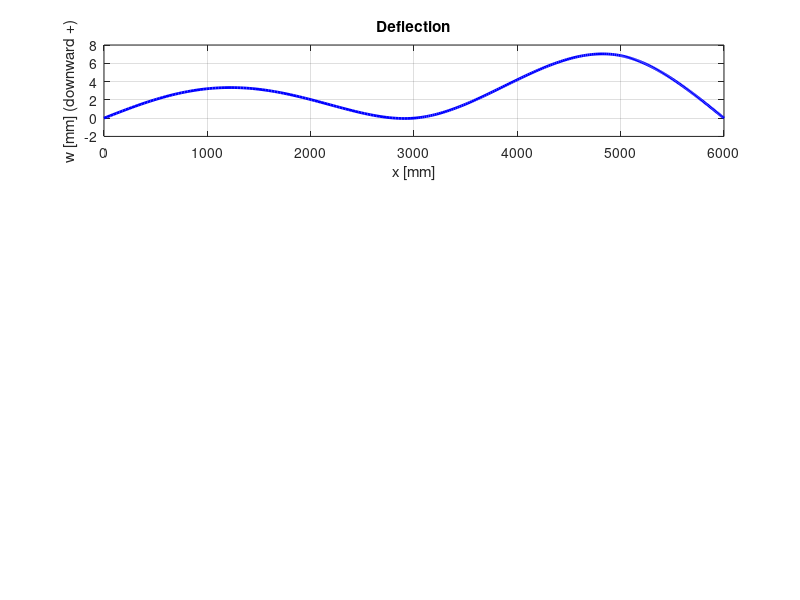

Recreate this plot in MATLAB. (Note: this script raises an error after producing the figure.)
% fem_beam_3elem.m -- Chapter 5: Worked Example
% Three-span continuous beam (from Analiza linijskog nosaca.pdf)
% Nodes: 1=0mm, 2=3000mm, 3=5000mm, 4=6000mm
% Cross-section: I-profile, I = 5481140 mm^4, z_max = 70 mm
% E = 210000 N/mm^2  -> EI in N*mm^2
% Loading: q = 10 N/mm (downward) on element 1 only
%          P = 30000 N (downward) at node 3
% BCs: pin at node 1 (w1=0), roller at node 2 (w2=0), roller at node 4 (w4=0)
%      rotations free at all nodes
% Sign convention: UPWARD-positive displacement and CCW-positive rotation
% (deflections downward will appear as negative values)
clear; clc; close all;

%% --- Parameters ---
E  = 210000;      % N/mm^2
Iy = 5481140;     % mm^4
EI = E * Iy;      % N*mm^2
z_max = 70;       % mm (half-height of I-section)

xn = [0; 3000; 5000; 6000];   % node coordinates [mm]
Le = diff(xn);                % element lengths: [3000, 2000, 1000] mm
nEl = 3;  nNodes = 4;  nDOF = 2*nNodes;
% DOF map: node i -> 2i-1 = w_i, 2i = theta_i
% DOFs: [w1 th1 w2 th2 w3 th3 w4 th4] = [1 2 3 4 5 6 7 8]

q1 = 10;      % N/mm, distributed load on element 1 (downward)
P  = 30000;   % N, concentrated load at node 3 (downward)

%% --- Element stiffness matrices ---
fprintf('=== Element Properties ===\n');
for e = 1:nEl
    L = Le(e);
    EIL3 = EI / L^3;
    ke{e} = EIL3 * [12,   6*L,  -12,   6*L;
                     6*L,  4*L^2, -6*L,  2*L^2;
                    -12,  -6*L,   12,  -6*L;
                     6*L,  2*L^2, -6*L,  4*L^2];
    fprintf('Element %d: L = %g mm, EI/L^3 = %.6g N/mm^3\n', e, L, EIL3);
    fprintf('  k_e(×10^-9) =\n'); disp(ke{e}*1e9);
end

%% --- Element load vectors ---
% Uniform load q on element 1 (downward -> negative in upward-positive convention)
L1 = Le(1);
fq1 = -q1 * L1/12 * [6; L1; 6; -L1];   % [N, N*mm, N, N*mm]
fprintf('Element 1 load vector (distributed q=%g N/mm):\n', q1);
fprintf('  fq1 = [%.4g; %.4g; %.4g; %.4g] [N or N*mm]\n\n', fq1(1),fq1(2),fq1(3),fq1(4));

%% --- Global assembly ---
K = zeros(nDOF);
for e = 1:nEl
    n1 = e; n2 = e+1;
    dofs = [2*n1-1, 2*n1, 2*n2-1, 2*n2];
    K(dofs, dofs) = K(dofs, dofs) + ke{e};
end

%% --- Global load vector ---
F = zeros(nDOF, 1);
% Distributed load on element 1 (DOFs 1,2,3,4)
F([1,2,3,4]) = F([1,2,3,4]) + fq1;
% Concentrated load at node 3, DOF 5 (w3), downward
F(5) = F(5) - P;

fprintf('=== Global Load Vector FG [N or N*mm] ===\n');
fprintf('  FG = ['); fprintf('%.4g ', F'); fprintf(']\n\n');

%% --- BCs: fixed DOFs = {1,3,7} (w1=0, w2=0, w4=0) ---
fixedDOFs = [1, 3, 7];
freeDOFs  = [2, 4, 5, 6, 8];

%% --- Reduced system ---
Kff = K(freeDOFs, freeDOFs);
Ff  = F(freeDOFs);

fprintf('=== Reduced 5x5 Stiffness Matrix Kff (×10^-9) ===\n');
disp(Kff * 1e9);
fprintf('Ff = ['); fprintf('%.4g ', Ff'); fprintf('] [N or N*mm]\n\n');

%% --- Solve ---
u_free = Kff \ Ff;
u = zeros(nDOF, 1);
u(freeDOFs) = u_free;

fprintf('=== Nodal DOFs ===\n');
labels = {'w1','th1','w2','th2','w3','th3','w4','th4'};
for i = 1:nDOF
    if any(fixedDOFs == i)
        fprintf('  %s = 0 (fixed)\n', labels{i});
    else
        fprintf('  %s = %+.6g', labels{i}, u(i));
        if mod(i,2)==1, fprintf(' mm\n'); else, fprintf(' rad\n'); end
    end
end

%% --- Reactions ---
R = K*u - F;
fprintf('\n=== Support Reactions ===\n');
fprintf('  R1 (w1): %+.4g N\n',  R(1));
fprintf('  R2 (w2): %+.4g N\n',  R(3));
fprintf('  R4 (w4): %+.4g N\n',  R(7));
fprintf('  Sum F_vertical: %.6g N (should be 0)\n\n', R(1)+R(3)+R(7)-P-q1*Le(1));

%% --- Internal fields ---
n_pts = 101;
w_all = []; th_all = []; My_all = []; Qz_all = []; x_all = [];

for e = 1:nEl
    n1 = e; n2 = e+1;
    dofs = [2*n1-1, 2*n1, 2*n2-1, 2*n2];
    ue  = u(dofs);
    L   = Le(e);
    xi  = linspace(0, L, n_pts);   % local coordinate
    q_e = 0;
    if e == 1, q_e = q1; end

    % Hermite shape functions and derivatives
    H1  = 1 - 3*(xi/L).^2 + 2*(xi/L).^3;
    H2  = xi.*(1 - xi/L).^2;
    H3  = 3*(xi/L).^2 - 2*(xi/L).^3;
    H4  = xi.*((xi/L).^2 - xi/L);
    H1p = -6*xi/L^2 + 6*xi.^2/L^3;
    H2p = 1 - 4*xi/L + 3*xi.^2/L^2;
    H3p =  6*xi/L^2 - 6*xi.^2/L^3;
    H4p = -2*xi/L   + 3*xi.^2/L^2;
    H1pp = 12*xi/L^3 - 6/L^2;
    H2pp = 6*xi/L^2 - 4/L;
    H3pp = -12*xi/L^3 + 6/L^2;
    H4pp = 6*xi/L^2 - 2/L;
    H1ppp = 12/L^3 * ones(size(xi));
    H2ppp = 6/L^2  * ones(size(xi));
    H3ppp = -12/L^3 * ones(size(xi));
    H4ppp = 6/L^2  * ones(size(xi));

    % FEM displacement and slope
    w_el  = H1*ue(1) + H2*ue(2) + H3*ue(3) + H4*ue(4);
    th_el = H1p.*ue(1) + H2p.*ue(2) + H3p.*ue(3) + H4p.*ue(4);

    % Add particular solution for element 1 under uniform load
    % v_p(xi) = -q/(24EI) * xi^2*(L-xi)^2  [upward-positive -> downward load -> negative]
    if e == 1
        vp    = -q_e/(24*EI) * xi.^2 .* (L - xi).^2;
        w_el  = w_el + vp;
        thp   = -q_e/(24*EI) * (2*xi.*(L-xi).^2 - 2*xi.^2.*(L-xi));
        th_el = th_el + thp;
    end

    % Bending moment: M = +EI * v''  (sagging positive convention)
    v2nd = H1pp*ue(1) + H2pp*ue(2) + H3pp*ue(3) + H4pp*ue(4);
    if e == 1
        % v_p'' = -q/(24EI) * (2L^2 - 12Lx + 12x^2)
        vp2nd = -q_e/(24*EI) * (2*L^2 - 12*L*xi + 12*xi.^2);
        v2nd  = v2nd + vp2nd;
    end
    My_el = EI * v2nd;

    % Shear force: Q = +EI * v'''  (positive = upward on left face)
    v3rd = H1ppp*ue(1) + H2ppp*ue(2) + H3ppp*ue(3) + H4ppp*ue(4);
    if e == 1
        % v_p''' = q/(2EI) * (L - 2x)  [derived from v_p = -q/(24EI)*x^2*(L-x)^2]
        vp3rd = q_e/(2*EI) * (L - 2*xi);
        v3rd  = v3rd + vp3rd;
    end
    Qz_el = EI * v3rd;

    x_el   = xn(e) + xi;
    w_all  = [w_all,  w_el];
    th_all = [th_all, th_el];
    My_all = [My_all, My_el];
    Qz_all = [Qz_all, Qz_el];
    x_all  = [x_all,  x_el];
end

%% --- Max values ---
fprintf('=== Internal Force Extremes ===\n');
[My_max, idx] = max(My_all);
fprintf('  M_max = %.4g N*mm at x = %.4g mm\n', My_max, x_all(idx));
[My_min, idx] = min(My_all);
fprintf('  M_min = %.4g N*mm at x = %.4g mm\n', My_min, x_all(idx));

sig_max = max(abs([My_max, My_min])) * z_max / Iy;
fprintf('\n=== Maximum Normal Stress ===\n');
fprintf('  sigma_max = M_max * z_max / Iy = %.4g N/mm^2 = %.4g MPa\n', sig_max, sig_max);

%% --- Figure ---
figure('Color','white','Position',[100 100 900 900]);

subplot(4,1,1);
plot(x_all, -w_all, 'b-', 'LineWidth', 2);  % plot downward deflection as positive
xlabel('x [mm]'); ylabel('w [mm] (downward +)');
title('Deflection'); grid on;
yline(0,'k--'); set(gca,'YDir','reverse');

subplot(4,1,2);
plot(x_all, th_all*1e3, 'b-', 'LineWidth', 2);
xlabel('x [mm]'); ylabel('\theta [mrad]');
title('Slope (rotation)'); grid on; yline(0,'k--');

subplot(4,1,3);
plot(x_all, My_all*1e-6, 'r-', 'LineWidth', 2);
xlabel('x [mm]'); ylabel('M [kN\cdotm]');
title('Bending moment'); grid on; yline(0,'k--');

subplot(4,1,4);
plot(x_all, Qz_all*1e-3, 'm-', 'LineWidth', 2);
xlabel('x [mm]'); ylabel('Q [kN]');
title('Shear force'); grid on; yline(0,'k--');

book_style(gcf);
exportgraphics(gcf,'../figures/beam_continuous_results.pdf','ContentType','vector');
exportgraphics(gcf,'../figures/beam_continuous_results.png','Resolution',300);
fprintf('\nFigures saved.\n');
